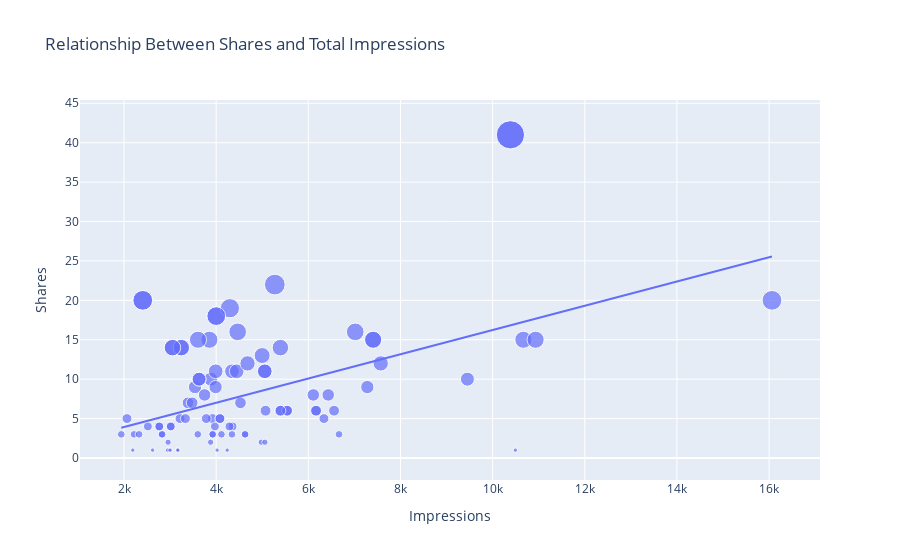

Notebook source saved alongside this figure:
### Markdown cell above
have a look at the relationship between the number of shares and the number of impressions

### Code cell
figure = px.scatter(data_frame = data, x="Impressions",
                    y="Shares", size="Shares", trendline="ols", 
                    title = "Relationship Between Shares and Total Impressions")
figure.show()

### Figure 1 — Plotly figure (JSON) as saved in the notebook; plotly's stock layout.template omitted (floating-point values rounded to 4 significant figures)
{"data": [{"hovertemplate": "Impressions=%{x}<br>Shares=%{marker.size}<extra></extra>", "legendgroup": "", "marker": {"color": "#636efa", "size": [5, 14, 1, 7, 4, 10, 1, 9, 8, 3, 3, 14, 11, 5, 10, 11, 18, 1, 6, 20, 5, 4, 9, 14, 3, 5, 6, 4, 3, 4, 3, 15, 4, 3, 8, 0, 3, 11, 1, 3, 20, 13, 4, 2, 5, 19, 10, 3, 15, 41, 1, 16, 1, 8, 15, 9, 2, 7, 16, 14, 6, 5, 1, 0, 12, 5, 0, 15, 2, 3, 7, 0, 15, 6, 6, 0, 1, 11, 2, 6, 12, 22, 11, 18, 1, 6, 20, 10, 3, 15, 41, 1, 14, 3, 5, 6, 4, 3, 4], "sizemode": "area", "sizeref": 0.1025, "symbol": "circle"}, "mode": "markers", "name": "", "orientation": "v", "showlegend": false, "type": "scatter", "x": [3920, 5394, 4021, 4528, 2518, 3884, 2621, 3541, 3749, 4115, 2218, 3234, 4344, 3216, 9453, 5055, 4002, 3169, 6168, 2407, 2064, 3973, 7281, 3052, 4628, 4082, 5394, 2766, 3924, 3015, 6666, 3854, 4355, 4343, 6108, 2523, 2327, 3990, 2191, 1941, 16062, 4998, 4289, 3880, 3786, 4298, 3630, 2826, 7407, 10386, 2998, 7018, 2941, 6432, 10667, 3988, 4978, 3388, 4467, 3246, 5072, 6339, 4239, 3454, 7571, 3333, 3818, 10933, 5058, 3601, 3480, 3525, 3606, 5542, 6559, 3623, 10493, 4446, 2957, 5538, 4681, 5273, 5055, 4002, 3169, 6168, 2407, 3630, 2826, 7407, 10386, 2998, 3052, 4628, 4082, 5394, 2766, 3924, 3015], "xaxis": "x", "y": [5, 14, 1, 7, 4, 10, 1, 9, 8, 3, 3, 14, 11, 5, 10, 11, 18, 1, 6, 20, 5, 4, 9, 14, 3, 5, 6, 4, 3, 4, 3, 15, 4, 3, 8, 0, 3, 11, 1, 3, 20, 13, 4, 2, 5, 19, 10, 3, 15, 41, 1, 16, 1, 8, 15, 9, 2, 7, 16, 14, 6, 5, 1, 0, 12, 5, 0, 15, 2, 3, 7, 0, 15, 6, 6, 0, 1, 11, 2, 6, 12, 22, 11, 18, 1, 6, 20, 10, 3, 15, 41, 1, 14, 3, 5, 6, 4, 3, 4], "yaxis": "y"}, {"hovertemplate": "<b>OLS trendline</b><br>Shares = 0.00153881 * Impressions + 0.853544<br>R<sup>2</sup>=0.227164<br><br>Impressions=%{x}<br>Shares=%{y} <b>(trend)</b><extra></extra>", "legendgroup": "", "marker": {"color": "#636efa", "symbol": "circle"}, "mode": "lines", "name": "", "showlegend": false, "type": "scatter", "x": [1941, 2064, 2191, 2218, 2327, 2407, 2407, 2518, 2523, 2621, 2766, 2766, 2826, 2826, 2941, 2957, 2998, 2998, 3015, 3015, 3052, 3052, 3169, 3169, 3216, 3234, 3246, 3333, 3388, 3454, 3480, 3525, 3541, 3601, 3606, 3623, 3630, 3630, 3749, 3786, 3818, 3854, 3880, 3884, 3920, 3924, 3924, 3973, 3988, 3990, 4002, 4002, 4021, 4082, 4082, 4115, 4239, 4289, 4298, 4343, 4344, 4355, 4446, 4467, 4528, 4628, 4628, 4681, 4978, 4998, 5055, 5055, 5058, 5072, 5273, 5394, 5394, 5394, 5538, 5542, 6108, 6168, 6168, 6339, 6432, 6559, 6666, 7018, 7281, 7407, 7407, 7571, 9453, 10386, 10386, 10493, 10667, 10933, 16062], "xaxis": "x", "y": [3.84, 4.03, 4.225, 4.267, 4.434, 4.557, 4.557, 4.728, 4.736, 4.887, 5.11, 5.11, 5.202, 5.202, 5.379, 5.404, 5.467, 5.467, 5.493, 5.493, 5.55, 5.55, 5.73, 5.73, 5.802, 5.83, 5.849, 5.982, 6.067, 6.169, 6.209, 6.278, 6.302, 6.395, 6.403, 6.429, 6.439, 6.439, 6.623, 6.679, 6.729, 6.784, 6.824, 6.83, 6.886, 6.892, 6.892, 6.967, 6.99, 6.993, 7.012, 7.012, 7.041, 7.135, 7.135, 7.186, 7.377, 7.454, 7.467, 7.537, 7.538, 7.555, 7.695, 7.727, 7.821, 7.975, 7.975, 8.057, 8.514, 8.545, 8.632, 8.632, 8.637, 8.658, 8.968, 9.154, 9.154, 9.154, 9.375, 9.382, 10.25, 10.34, 10.34, 10.61, 10.75, 10.95, 11.11, 11.65, 12.06, 12.25, 12.25, 12.5, 15.4, 16.84, 16.84, 17.0, 17.27, 17.68, 25.57], "yaxis": "y"}], "layout": {"legend": {"itemsizing": "constant", "tracegroupgap": 0}, "title": {"text": "Relationship Between Shares and Total Impressions"}, "xaxis": {"anchor": "y", "domain": [0, 1], "title": {"text": "Impressions"}}, "yaxis": {"anchor": "x", "domain": [0, 1], "title": {"text": "Shares"}}}}
